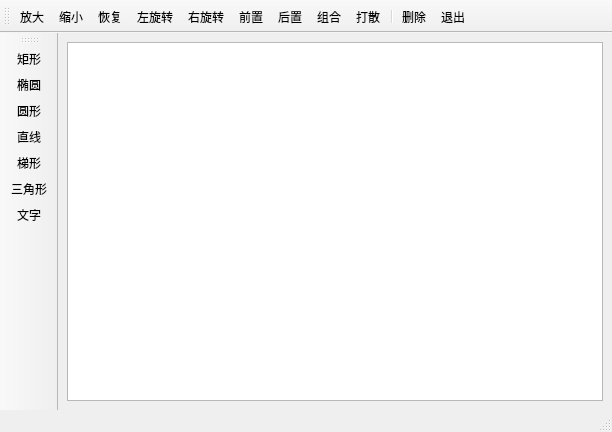
<?xml version="1.0" encoding="UTF-8"?>
<ui version="4.0">
 <class>MainWindow</class>
 <widget class="QMainWindow" name="MainWindow">
  <property name="geometry">
   <rect>
    <x>0</x>
    <y>0</y>
    <width>612</width>
    <height>432</height>
   </rect>
  </property>
  <property name="windowTitle">
   <string>MainWindow</string>
  </property>
  <widget class="QWidget" name="centralwidget">
   <layout class="QGridLayout" name="gridLayout">
    <item row="0" column="0">
     <widget class="MGraphicsView" name="gView"/>
    </item>
   </layout>
  </widget>
  <widget class="QStatusBar" name="statusbar"/>
  <widget class="QToolBar" name="toolBar">
   <property name="windowTitle">
    <string>toolBar</string>
   </property>
   <property name="toolButtonStyle">
    <enum>Qt::ToolButtonTextUnderIcon</enum>
   </property>
   <attribute name="toolBarArea">
    <enum>TopToolBarArea</enum>
   </attribute>
   <attribute name="toolBarBreak">
    <bool>false</bool>
   </attribute>
   <addaction name="actZoomIn"/>
   <addaction name="actZoomOut"/>
   <addaction name="actRestore"/>
   <addaction name="actRotateLeft"/>
   <addaction name="actRotateRight"/>
   <addaction name="actEdit_Front"/>
   <addaction name="actEdit_Back"/>
   <addaction name="actGroup"/>
   <addaction name="actGroupBreak"/>
   <addaction name="separator"/>
   <addaction name="actEdit_Delete"/>
   <addaction name="actQuit"/>
  </widget>
  <widget class="QToolBar" name="toolBar_2">
   <property name="windowTitle">
    <string>toolBar_2</string>
   </property>
   <property name="toolButtonStyle">
    <enum>Qt::ToolButtonTextUnderIcon</enum>
   </property>
   <attribute name="toolBarArea">
    <enum>LeftToolBarArea</enum>
   </attribute>
   <attribute name="toolBarBreak">
    <bool>false</bool>
   </attribute>
   <addaction name="actItem_Rect"/>
   <addaction name="actItem_Ellipse"/>
   <addaction name="actItem_Circle"/>
   <addaction name="actItem_Line"/>
   <addaction name="actItem_Polygon"/>
   <addaction name="actItem_Triangle"/>
   <addaction name="actItem_Text"/>
  </widget>
  <action name="actItem_Rect">
   <property name="icon">
    <iconset resource="../src.qrc">
     <normaloff>:/icon/image/RECTANGL.BMP</normaloff>:/icon/image/RECTANGL.BMP</iconset>
   </property>
   <property name="text">
    <string>矩形</string>
   </property>
   <property name="toolTip">
    <string>添加矩形</string>
   </property>
  </action>
  <action name="actItem_Ellipse">
   <property name="icon">
    <iconset resource="../src.qrc">
     <normaloff>:/icon/image/ELLIPSE.BMP</normaloff>:/icon/image/ELLIPSE.BMP</iconset>
   </property>
   <property name="text">
    <string>椭圆</string>
   </property>
   <property name="toolTip">
    <string>添加椭圆型</string>
   </property>
  </action>
  <action name="actItem_Line">
   <property name="icon">
    <iconset resource="../src.qrc">
     <normaloff>:/icon/image/LINE.BMP</normaloff>:/icon/image/LINE.BMP</iconset>
   </property>
   <property name="text">
    <string>直线</string>
   </property>
   <property name="toolTip">
    <string>添加直线</string>
   </property>
  </action>
  <action name="actEdit_Delete">
   <property name="icon">
    <iconset resource="../src.qrc">
     <normaloff>:/icon/image/108.bmp</normaloff>:/icon/image/108.bmp</iconset>
   </property>
   <property name="text">
    <string>删除</string>
   </property>
   <property name="toolTip">
    <string>删除选中的图元</string>
   </property>
  </action>
  <action name="actQuit">
   <property name="icon">
    <iconset resource="../src.qrc">
     <normaloff>:/icon/image/132.bmp</normaloff>:/icon/image/132.bmp</iconset>
   </property>
   <property name="text">
    <string>退出</string>
   </property>
   <property name="toolTip">
    <string>退出本系统</string>
   </property>
  </action>
  <action name="actItem_Text">
   <property name="icon">
    <iconset resource="../src.qrc">
     <normaloff>:/icon/image/800.bmp</normaloff>:/icon/image/800.bmp</iconset>
   </property>
   <property name="text">
    <string>文字</string>
   </property>
   <property name="toolTip">
    <string>添加文字</string>
   </property>
  </action>
  <action name="actEdit_Front">
   <property name="icon">
    <iconset resource="../src.qrc">
     <normaloff>:/icon/image/528.bmp</normaloff>:/icon/image/528.bmp</iconset>
   </property>
   <property name="text">
    <string>前置</string>
   </property>
   <property name="toolTip">
    <string>居于最前面</string>
   </property>
  </action>
  <action name="actEdit_Back">
   <property name="icon">
    <iconset resource="../src.qrc">
     <normaloff>:/icon/image/526.bmp</normaloff>:/icon/image/526.bmp</iconset>
   </property>
   <property name="text">
    <string>后置</string>
   </property>
   <property name="toolTip">
    <string>居于最后面</string>
   </property>
  </action>
  <action name="actItem_Polygon">
   <property name="icon">
    <iconset resource="../src.qrc">
     <normaloff>:/icon/image/FREEFORM.BMP</normaloff>:/icon/image/FREEFORM.BMP</iconset>
   </property>
   <property name="text">
    <string>梯形</string>
   </property>
   <property name="toolTip">
    <string>添加梯形</string>
   </property>
  </action>
  <action name="actZoomIn">
   <property name="icon">
    <iconset resource="../src.qrc">
     <normaloff>:/icon/image/zoomin.png</normaloff>:/icon/image/zoomin.png</iconset>
   </property>
   <property name="text">
    <string>放大</string>
   </property>
   <property name="toolTip">
    <string>放大</string>
   </property>
  </action>
  <action name="actZoomOut">
   <property name="icon">
    <iconset resource="../src.qrc">
     <normaloff>:/icon/image/zoomout.png</normaloff>:/icon/image/zoomout.png</iconset>
   </property>
   <property name="text">
    <string>缩小</string>
   </property>
   <property name="toolTip">
    <string>缩小</string>
   </property>
  </action>
  <action name="actRotateLeft">
   <property name="icon">
    <iconset resource="../src.qrc">
     <normaloff>:/icon/image/rotateleft.png</normaloff>:/icon/image/rotateleft.png</iconset>
   </property>
   <property name="text">
    <string>左旋转</string>
   </property>
   <property name="toolTip">
    <string>左旋转</string>
   </property>
  </action>
  <action name="actRotateRight">
   <property name="icon">
    <iconset resource="../src.qrc">
     <normaloff>:/icon/image/rotateright.png</normaloff>:/icon/image/rotateright.png</iconset>
   </property>
   <property name="text">
    <string>右旋转</string>
   </property>
   <property name="toolTip">
    <string>右旋转</string>
   </property>
  </action>
  <action name="actRestore">
   <property name="icon">
    <iconset resource="../src.qrc">
     <normaloff>:/icon/image/420.bmp</normaloff>:/icon/image/420.bmp</iconset>
   </property>
   <property name="text">
    <string>恢复</string>
   </property>
   <property name="toolTip">
    <string>恢复大小</string>
   </property>
  </action>
  <action name="actGroup">
   <property name="icon">
    <iconset resource="../src.qrc">
     <normaloff>:/icon/image/UNGROUP.BMP</normaloff>:/icon/image/UNGROUP.BMP</iconset>
   </property>
   <property name="text">
    <string>组合</string>
   </property>
   <property name="toolTip">
    <string>组合</string>
   </property>
  </action>
  <action name="actGroupBreak">
   <property name="icon">
    <iconset resource="../src.qrc">
     <normaloff>:/icon/image/128.bmp</normaloff>:/icon/image/128.bmp</iconset>
   </property>
   <property name="text">
    <string>打散</string>
   </property>
   <property name="toolTip">
    <string>取消组合</string>
   </property>
  </action>
  <action name="actItem_Circle">
   <property name="icon">
    <iconset resource="../src.qrc">
     <normaloff>:/icon/image/08.JPG</normaloff>:/icon/image/08.JPG</iconset>
   </property>
   <property name="text">
    <string>圆形</string>
   </property>
   <property name="toolTip">
    <string>圆形</string>
   </property>
  </action>
  <action name="actItem_Triangle">
   <property name="icon">
    <iconset resource="../src.qrc">
     <normaloff>:/icon/image/Icon1242.ico</normaloff>:/icon/image/Icon1242.ico</iconset>
   </property>
   <property name="text">
    <string>三角形</string>
   </property>
   <property name="toolTip">
    <string>三角形</string>
   </property>
  </action>
 </widget>
 <customwidgets>
  <customwidget>
   <class>MGraphicsView</class>
   <extends>QGraphicsView</extends>
   <header location="global">m_graphics_view.h</header>
  </customwidget>
 </customwidgets>
 <resources>
  <include location="../src.qrc"/>
 </resources>
 <connections>
  <connection>
   <sender>actQuit</sender>
   <signal>triggered()</signal>
   <receiver>MainWindow</receiver>
   <slot>close()</slot>
   <hints>
    <hint type="sourcelabel">
     <x>-1</x>
     <y>-1</y>
    </hint>
    <hint type="destinationlabel">
     <x>305</x>
     <y>215</y>
    </hint>
   </hints>
  </connection>
 </connections>
</ui>
